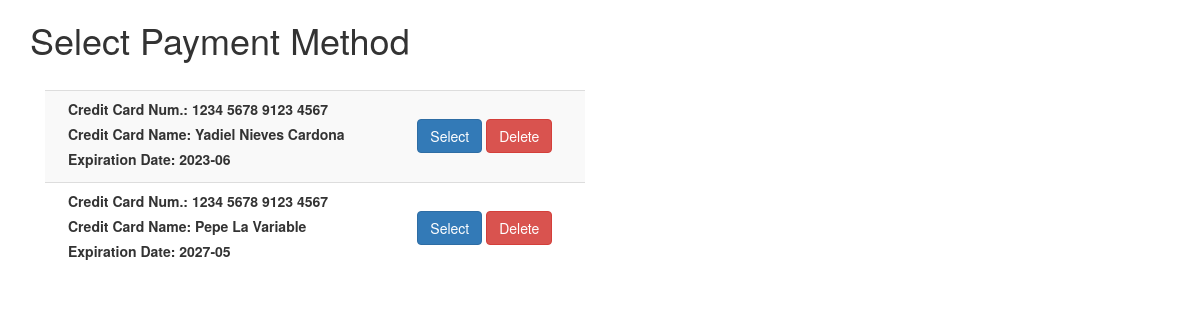
The app's page /editPayment.php (signed in) with its own data.
### tables this page shows
CREATE TABLE `has_a` (
  `CustomerID` int(11) NOT NULL,
  `Credit_Card_ID` int(10) NOT NULL
);

CREATE TABLE `customer_credit_card` (
  `Credit_Card_ID` int(10) NOT NULL,
  `Number` varchar(20) NOT NULL,
  `Name` varchar(75) NOT NULL,
  `Exp_Date` varchar(10) NOT NULL,
  `CVC` char(5) NOT NULL
);

### editPayment.php (the view, shortened to what this page needs)
<?php
     $customerID = $_SESSION['cosCustomerID'];
     $user = 'root';
     $pass = '';
     $db = 'shoeplaza';
    $con = mysqli_connect('localhost', $user, $pass, $db);
    $query = "SELECT CustomerID,Number,Name,Exp_Date,CVC FROM `has_a`,`customer_credit_card` WHERE has_a.CustomerID=$customerID AND has_a.Credit_Card_ID=customer_credit_card.Credit_Card_ID";
    $result = mysqli_query($con,$query);
?>
<!DOCTYPE html>
<html >
<head>
  <link rel="stylesheet" href="https://maxcdn.bootstrapcdn.com/bootstrap/3.3.7/css/bootstrap.min.css">
</head>
<body>
<div class="container">
  <h1>Select Payment Method</h1><br>
  <div class="col-md-6" >
<table class="table table-striped">
  <tbody>
    <?php
    if(mysqli_num_rows($result) > 0){
        while($row = mysqli_fetch_assoc($result)){
    ?>
    <tr>
      <td>
        <div class="col-md-8">
        <label>Credit Card Num.: <?=$row["Number"]?></label><br>
        <label>Credit Card Name: <?=$row["Name"]?></label><br>
        <label>Expiration Date: <?=$row["Exp_Date"]?></label>
        </div>
        <div class="col-md-4">
          <br>
          <form method="post" action="editPayment.php"><input type="submit" name="select" value="Select" class="btn btn-primary">
          <input type="submit" class="btn btn-danger" name="delete" value="Delete"></form>
        </div>
      </tr>
        <?php }
        }
        ?>
  </tbody>
</table>
</div>
    <div class="col-md-6">
    </div>
</div>
</body>
</html>

### records on screen
has_a: Credit_Card_ID.Number "1234 5678 9123 4567", Credit_Card_ID.Name "Yadiel Nieves Cardona", Credit_Card_ID.Exp_Date "2023-06"
has_a: Credit_Card_ID.Number "1234 5678 9123 4567", Credit_Card_ID.Name "Pepe La Variable", Credit_Card_ID.Exp_Date "2027-05"
